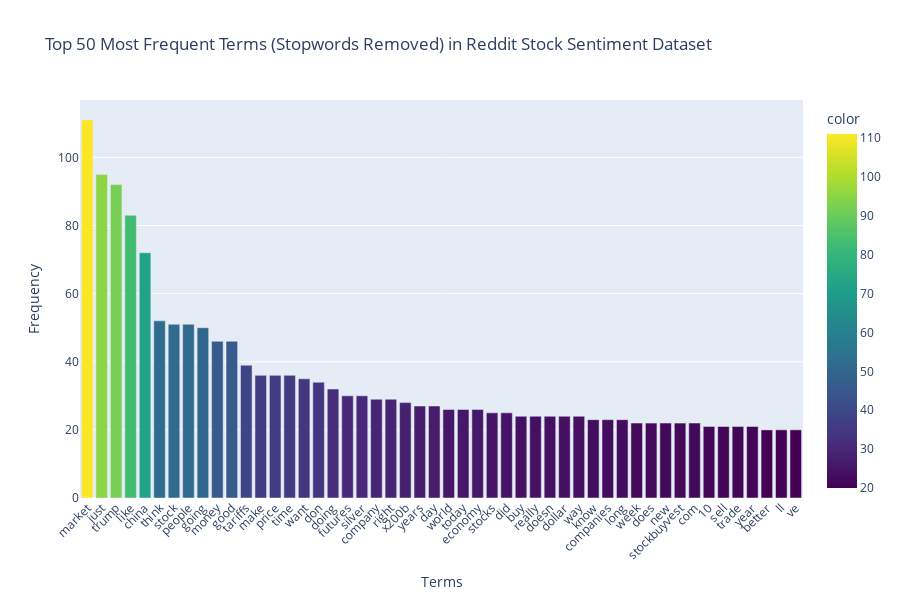
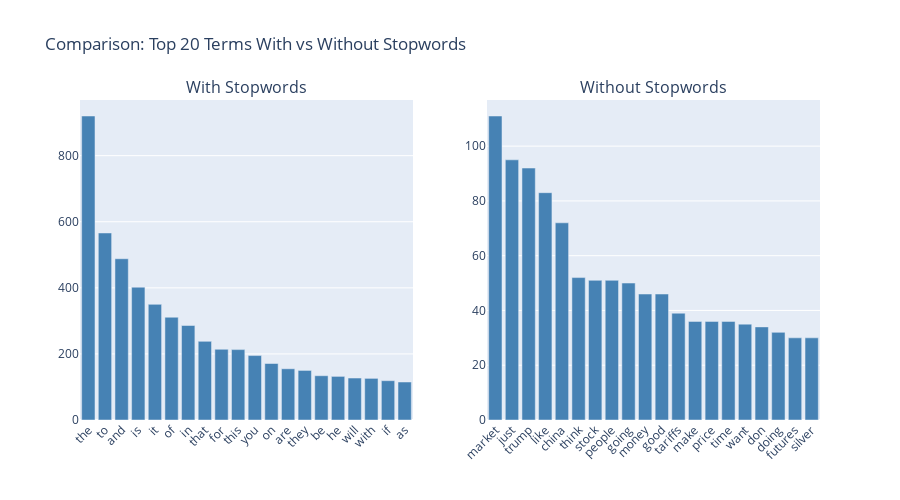
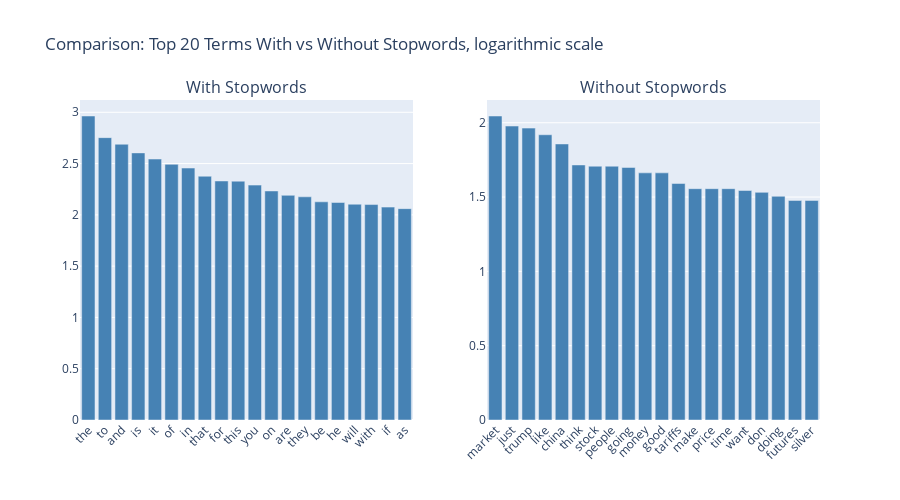

The notebook cell these images were saved under, in order:
### Markdown cell above
The code above is inspired from the Lab1-Master notebook and does the following:
- Creates the CountVectorizer and document-term matrix
- Identifies the top 50 most frequent terms
- Creates visualizations (bar chart and heatmap)
- Provides summary statistics

The following cell will do the same but remove the stopwords, to verify how influent these words are.

### Code cell
# Create document-term frequency matrix with stopwords removed

# Initialize CountVectorizer with stopwords removal
count_vect_no_stopwords = CountVectorizer(stop_words='english')
X_counts_no_stopwords = count_vect_no_stopwords.fit_transform(df_clean['text'])

print(f"=== WITH STOPWORDS REMOVED ===")
print(f"Number of documents: {X_counts_no_stopwords.shape[0]}")
print(f"Number of unique terms in vocabulary (no stopwords): {X_counts_no_stopwords.shape[1]}")

# Get all feature names (terms) without stopwords
all_terms_no_stopwords = count_vect_no_stopwords.get_feature_names_out()

# Calculate term frequencies across all documents
term_frequencies_no_stopwords = np.array(X_counts_no_stopwords.sum(axis=0))[0]

# Get indices of top 50 most frequent terms (without stopwords)
top_50_indices_no_stopwords = np.argsort(term_frequencies_no_stopwords)[::-1][:50]
top_50_terms_no_stopwords = [all_terms_no_stopwords[i] for i in top_50_indices_no_stopwords]
top_50_frequencies_no_stopwords = [term_frequencies_no_stopwords[i] for i in top_50_indices_no_stopwords]

print("\nTop 20 most frequent terms (without stopwords):")
for i, (term, freq) in enumerate(zip(top_50_terms_no_stopwords[:20], top_50_frequencies_no_stopwords[:20]), 1):
    print(f"{i:2d}. {term:15s}: {freq:4d} occurrences")

# Create document-term matrix for top 50 terms only (no stopwords)
top_50_matrix_no_stopwords = X_counts_no_stopwords[:, top_50_indices_no_stopwords].toarray()

print(f"\nDocument-term matrix for top 50 terms (no stopwords) shape: {top_50_matrix_no_stopwords.shape}")

# Visualize the term frequencies without stopwords
fig_no_stopwords = px.bar(
    x=top_50_terms_no_stopwords,
    y=top_50_frequencies_no_stopwords,
    title="Top 50 Most Frequent Terms (Stopwords Removed) in Reddit Stock Sentiment Dataset",
    labels={'x': 'Terms', 'y': 'Frequency'},
    color=top_50_frequencies_no_stopwords,
    color_continuous_scale='viridis'
)

fig_no_stopwords.update_layout(
    xaxis_tickangle=-45,
    height=600,
    showlegend=False,
    xaxis_title="Terms",
    yaxis_title="Frequency"
)

fig_no_stopwords.show()

# Create a comparison visualization
fig_comparison = make_subplots(
    rows=1, cols=2,
    subplot_titles=('With Stopwords', 'Without Stopwords'),
    specs=[[{"type": "bar"}, {"type": "bar"}]]
)

# Top 20 terms with stopwords
fig_comparison.add_trace(
    go.Bar(
        x=top_50_terms[:20],
        y=top_50_frequencies[:20],
        name='With Stopwords',
        marker_color='steelblue'
    ),
    row=1, col=1
)

# Top 20 terms without stopwords
fig_comparison.add_trace(
    go.Bar(
        x=top_50_terms_no_stopwords[:20],
        y=top_50_frequencies_no_stopwords[:20],
        name='Without Stopwords',
        marker_color='steelblue'
    ),
    row=1, col=2
)

fig_comparison.update_layout(
    title_text="Comparison: Top 20 Terms With vs Without Stopwords",
    height=500,
    showlegend=False
)

fig_comparison.update_xaxes(tickangle=-45)
fig_comparison.show()


# Same but with log
log_comparison = make_subplots(
    rows=1, cols=2,
    subplot_titles=('With Stopwords', 'Without Stopwords'),
    specs=[[{"type": "bar"}, {"type": "bar"}]]
)

# Top 20 terms with stopwords
log_comparison.add_trace(
    go.Bar(
        x=top_50_terms[:20],
        y=np.log10(top_50_frequencies[:20]),
        name='With Stopwords',
        marker_color='steelblue'
    ),
    row=1, col=1
)

# Top 20 terms without stopwords
log_comparison.add_trace(
    go.Bar(
        x=top_50_terms_no_stopwords[:20],
        y=np.log10(top_50_frequencies_no_stopwords[:20]),
        name='Without Stopwords',
        marker_color='steelblue'
    ),
    row=1, col=2
)

log_comparison.update_layout(
    title_text="Comparison: Top 20 Terms With vs Without Stopwords, logarithmic scale",
    height=500,
    showlegend=False
)

log_comparison.update_xaxes(tickangle=-45)
log_comparison.show()

# Compare vocabulary sizes
print(f"\n=== COMPARISON ===")
print(f"Vocabulary size with stopwords: {len(all_terms):,}")
print(f"Vocabulary size without stopwords: {len(all_terms_no_stopwords):,}")
print(f"Reduction: {len(all_terms) - len(all_terms_no_stopwords):,} terms ({((len(all_terms) - len(all_terms_no_stopwords))/len(all_terms)*100):.1f}%)")

# Print difference in top terms
print(f"\nMost frequent term with stopwords: '{top_50_terms[0]}' ({top_50_frequencies[0]} occurrences)")
print(f"Most frequent term without stopwords: '{top_50_terms_no_stopwords[0]}' ({top_50_frequencies_no_stopwords[0]} occurrences)")

# Print summary statistics for no stopwords version
print(f"\n=== SUMMARY STATISTICS (NO STOPWORDS) ===")
print(f"Matrix density: {(top_50_matrix_no_stopwords > 0).sum() / top_50_matrix_no_stopwords.size:.4f}")
print(f"Average terms per document: {(top_50_matrix_no_stopwords > 0).sum(axis=1).mean():.2f}")
print(f"Most frequent term: '{top_50_terms_no_stopwords[0]}' ({top_50_frequencies_no_stopwords[0]} occurrences)")
print(f"Least frequent term in top 50: '{top_50_terms_no_stopwords[-1]}' ({top_50_frequencies_no_stopwords[-1]} occurrences)")### Begin Assignment Here

### Figure 1 — Plotly figure (JSON) as saved in the notebook; plotly's stock layout.template omitted (floating-point values rounded to 4 significant figures)
{"data": [{"hovertemplate": "Terms=%{x}<br>Frequency=%{y}<br>color=%{marker.color}<extra></extra>", "legendgroup": "", "marker": {"color": [111, 95, 92, 83, 72, 52, 51, 51, 50, 46, 46, 39, 36, 36, 36, 35, 34, 32, 30, 30, 29, 29, 28, 27, 27, 26, 26, 26, 25, 25, 24, 24, 24, 24, 24, 23, 23, 23, 22, 22, 22, 22, 22, 21, 21, 21, 21, 20, 20, 20], "coloraxis": "coloraxis", "pattern": {"shape": ""}}, "name": "", "orientation": "v", "showlegend": false, "textposition": "auto", "type": "bar", "x": ["market", "just", "trump", "like", "china", "think", "stock", "people", "going", "money", "good", "tariffs", "make", "price", "time", "want", "don", "doing", "futures", "silver", "company", "right", "x200b", "years", "day", "world", "today", "economy", "stocks", "did", "buy", "really", "doesn", "dollar", "way", "know", "companies", "long", "week", "does", "new", "stockbuyvest", "com", "10", "sell", "trade", "year", "better", "ll", "ve"], "xaxis": "x", "y": [111, 95, 92, 83, 72, 52, 51, 51, 50, 46, 46, 39, 36, 36, 36, 35, 34, 32, 30, 30, 29, 29, 28, 27, 27, 26, 26, 26, 25, 25, 24, 24, 24, 24, 24, 23, 23, 23, 22, 22, 22, 22, 22, 21, 21, 21, 21, 20, 20, 20], "yaxis": "y"}], "layout": {"barmode": "relative", "coloraxis": {"colorbar": {"title": {"text": "color"}}, "colorscale": [[0, "#440154"], [0.1111, "#482878"], [0.2222, "#3e4989"], [0.3333, "#31688e"], [0.4444, "#26828e"], [0.5556, "#1f9e89"], [0.6667, "#35b779"], [0.7778, "#6ece58"], [0.8889, "#b5de2b"], [1, "#fde725"]]}, "height": 600, "legend": {"tracegroupgap": 0}, "showlegend": false, "title": {"text": "Top 50 Most Frequent Terms (Stopwords Removed) in Reddit Stock Sentiment Dataset"}, "xaxis": {"anchor": "y", "domain": [0, 1], "tickangle": -45, "title": {"text": "Terms"}}, "yaxis": {"anchor": "x", "domain": [0, 1], "title": {"text": "Frequency"}}}}

### Figure 2 — Plotly figure (JSON) as saved in the notebook; plotly's stock layout.template omitted (floating-point values rounded to 4 significant figures)
{"data": [{"marker": {"color": "steelblue"}, "name": "With Stopwords", "type": "bar", "x": ["the", "to", "and", "is", "it", "of", "in", "that", "for", "this", "you", "on", "are", "they", "be", "he", "will", "with", "if", "as"], "xaxis": "x", "y": [920, 566, 488, 402, 350, 311, 286, 238, 214, 213, 195, 171, 155, 150, 134, 132, 127, 126, 119, 115], "yaxis": "y"}, {"marker": {"color": "steelblue"}, "name": "Without Stopwords", "type": "bar", "x": ["market", "just", "trump", "like", "china", "think", "stock", "people", "going", "money", "good", "tariffs", "make", "price", "time", "want", "don", "doing", "futures", "silver"], "xaxis": "x2", "y": [111, 95, 92, 83, 72, 52, 51, 51, 50, 46, 46, 39, 36, 36, 36, 35, 34, 32, 30, 30], "yaxis": "y2"}], "layout": {"annotations": [{"font": {"size": 16}, "showarrow": false, "text": "With Stopwords", "x": 0.225, "xanchor": "center", "xref": "paper", "y": 1, "yanchor": "bottom", "yref": "paper"}, {"font": {"size": 16}, "showarrow": false, "text": "Without Stopwords", "x": 0.775, "xanchor": "center", "xref": "paper", "y": 1, "yanchor": "bottom", "yref": "paper"}], "height": 500, "showlegend": false, "title": {"text": "Comparison: Top 20 Terms With vs Without Stopwords"}, "xaxis": {"anchor": "y", "domain": [0, 0.45], "tickangle": -45}, "xaxis2": {"anchor": "y2", "domain": [0.55, 1], "tickangle": -45}, "yaxis": {"anchor": "x", "domain": [0, 1]}, "yaxis2": {"anchor": "x2", "domain": [0, 1]}}}

### Figure 3 — Plotly figure (JSON) as saved in the notebook; plotly's stock layout.template omitted (floating-point values rounded to 4 significant figures)
{"data": [{"marker": {"color": "steelblue"}, "name": "With Stopwords", "type": "bar", "x": ["the", "to", "and", "is", "it", "of", "in", "that", "for", "this", "you", "on", "are", "they", "be", "he", "will", "with", "if", "as"], "xaxis": "x", "y": [2.964, 2.753, 2.688, 2.604, 2.544, 2.493, 2.456, 2.377, 2.33, 2.328, 2.29, 2.233, 2.19, 2.176, 2.127, 2.121, 2.104, 2.1, 2.076, 2.061], "yaxis": "y"}, {"marker": {"color": "steelblue"}, "name": "Without Stopwords", "type": "bar", "x": ["market", "just", "trump", "like", "china", "think", "stock", "people", "going", "money", "good", "tariffs", "make", "price", "time", "want", "don", "doing", "futures", "silver"], "xaxis": "x2", "y": [2.045, 1.978, 1.964, 1.919, 1.857, 1.716, 1.708, 1.708, 1.699, 1.663, 1.663, 1.591, 1.556, 1.556, 1.556, 1.544, 1.531, 1.505, 1.477, 1.477], "yaxis": "y2"}], "layout": {"annotations": [{"font": {"size": 16}, "showarrow": false, "text": "With Stopwords", "x": 0.225, "xanchor": "center", "xref": "paper", "y": 1, "yanchor": "bottom", "yref": "paper"}, {"font": {"size": 16}, "showarrow": false, "text": "Without Stopwords", "x": 0.775, "xanchor": "center", "xref": "paper", "y": 1, "yanchor": "bottom", "yref": "paper"}], "height": 500, "showlegend": false, "title": {"text": "Comparison: Top 20 Terms With vs Without Stopwords, logarithmic scale"}, "xaxis": {"anchor": "y", "domain": [0, 0.45], "tickangle": -45}, "xaxis2": {"anchor": "y2", "domain": [0.55, 1], "tickangle": -45}, "yaxis": {"anchor": "x", "domain": [0, 1]}, "yaxis2": {"anchor": "x2", "domain": [0, 1]}}}
